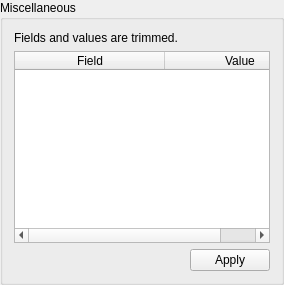
         <widget class="QGroupBox" name="miscellaneous">
          <property name="title">
           <string>Miscellaneous</string>
          </property>
          <layout class="QVBoxLayout" name="verticalLayout_3">
           <item>
            <widget class="QLabel" name="label_34">
             <property name="text">
              <string>Fields and values are trimmed.</string>
             </property>
            </widget>
           </item>
           <item>
            <widget class="QTableWidget" name="other_options">
             <property name="selectionMode">
              <enum>QAbstractItemView::SingleSelection</enum>
             </property>
             <property name="selectionBehavior">
              <enum>QAbstractItemView::SelectRows</enum>
             </property>
             <property name="verticalScrollMode">
              <enum>QAbstractItemView::ScrollPerPixel</enum>
             </property>
             <property name="horizontalScrollMode">
              <enum>QAbstractItemView::ScrollPerPixel</enum>
             </property>
             <property name="sortingEnabled">
              <bool>true</bool>
             </property>
             <attribute name="horizontalHeaderMinimumSectionSize">
              <number>150</number>
             </attribute>
             <attribute name="horizontalHeaderDefaultSectionSize">
              <number>150</number>
             </attribute>
             <attribute name="horizontalHeaderStretchLastSection">
              <bool>true</bool>
             </attribute>
             <attribute name="verticalHeaderVisible">
              <bool>false</bool>
             </attribute>
             <column>
              <property name="text">
               <string>Field</string>
              </property>
             </column>
             <column>
              <property name="text">
               <string>Value</string>
              </property>
             </column>
            </widget>
           </item>
           <item>
            <layout class="QHBoxLayout" name="horizontalLayout_19">
             <item>
              <spacer name="horizontalSpacer_10">
               <property name="orientation">
                <enum>Qt::Horizontal</enum>
               </property>
               <property name="sizeHint" stdset="0">
                <size>
                 <width>40</width>
                 <height>20</height>
                </size>
               </property>
              </spacer>
             </item>
             <item>
              <widget class="QPushButton" name="apply_other">
               <property name="text">
                <string>Apply</string>
               </property>
              </widget>
             </item>
            </layout>
           </item>
          </layout>
         </widget>
